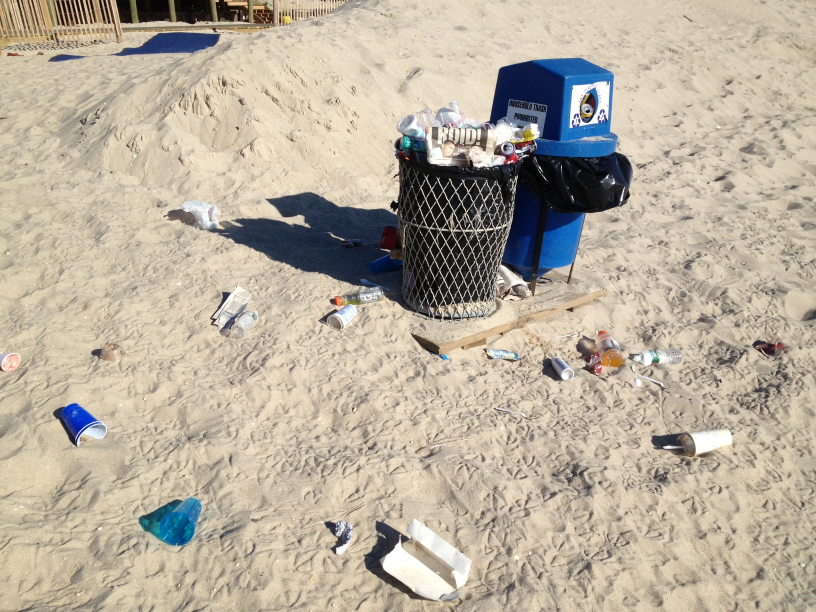
#> input picture images/beach_trash_3.jpg, 1632 x 1224 px (shown at 1/2 size)
$ python cv-blur-canny.py   (Python 2 division)   (older library calls are emulated)
#> lines starting #> are read from the running program, lines starting #| are printed output that depends on the picture; after the words box and inside, x2 and y2 are one past the last pixel; in counts of white or black regions, pixels touching at a corner belong together
#> further down, im is the input picture: shape (1224, 1632, 3); mean B, G, R 158, 174.5, 184.8
### pyimagesearch/imutils.py
# Import the necessary packages
import numpy as np
import cv2

# [23 lines left out: functions translate, rotate, not called in this run]

def resize(image, width = None, height = None, inter = cv2.INTER_AREA):
	# initialize the dimensions of the image to be resized and
	# grab the image size
#> called with height = 400, inter = 3
	dim = None
	(h, w) = image.shape[:2]
#> h = 1224; w = 1632

	# if both the width and height are None, then return the
	# original image
	if width is None and height is None:
		return image

	# check to see if the width is None
	if width is None:
		# calculate the ratio of the height and construct the
		# dimensions
		r = height / float(h)
#> r = 0.327
		dim = (int(w * r), height)
#> dim = (533, 400)

	# otherwise, the height is None
	else:
		# calculate the ratio of the width and construct the
		# dimensions
		r = width / float(w)
		dim = (width, int(h * r))

	# resize the image
	resized = cv2.resize(image, dim, interpolation = inter)
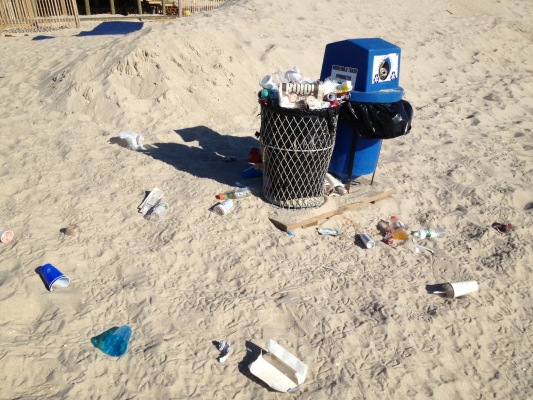
#> resized: shape (400, 533, 3); mean B, G, R 158, 174.5, 184.8

	# return the resized image
	return resized

### cv-blur-canny.py
from pyimagesearch.transform import four_point_transform
from matplotlib import pyplot as plt
import numpy as np
import cv2
from pyimagesearch import imutils

# [16 lines of commented-out code are left out]
im = cv2.imread('images/beach_trash_3.jpg')
# [12 lines of commented-out code are left out]

im = imutils.resize(im, height = 400)

imgray = cv2.cvtColor(im,cv2.COLOR_BGR2GRAY)
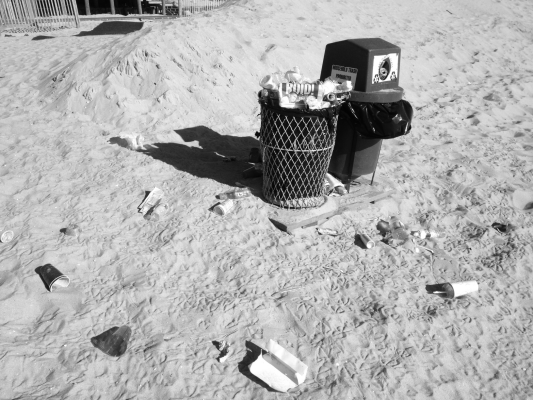
#> imgray: shape (400, 533); min 3, max 255, mean 175.7

# Contour detection
#ret,thresh = cv2.threshold(imgray,127,255,0)

#imgray = cv2.GaussianBlur(imgray, (5, 5), 200)
imgray = cv2.medianBlur(imgray, 11)
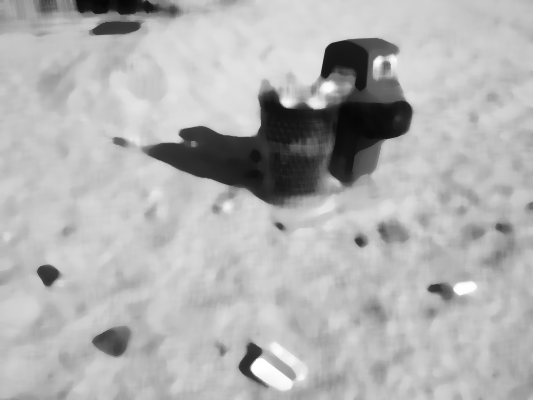
#> imgray: shape (400, 533); min 6, max 255, mean 177.8

cv2.imshow('Blurred', imgray)

'''
hist,bins = np.histogram(imgray.flatten(),256,[0,256])
plt_one = plt.figure(1)
cdf = hist.cumsum()
cdf_normalized = cdf * hist.max()/ cdf.max()

cdf_m = np.ma.masked_equal(cdf,0)
cdf_m = (cdf_m - cdf_m.min())*255/(cdf_m.max()-cdf_m.min())
cdf = np.ma.filled(cdf_m,0).astype('uint8')
imgray = cdf[imgray]

cv2.imshow('Histogram Normalization', imgray)
'''
'''
imgray = cv2.adaptiveThreshold(imgray,255,cv2.ADAPTIVE_THRESH_GAUSSIAN_C,\
            cv2.THRESH_BINARY,11,2)
'''

thresh = imgray

#imgray = cv2.medianBlur(imgray,5)
#imgray = cv2.Canny(imgray,10,500)
thresh = cv2.Canny(imgray,75,200)
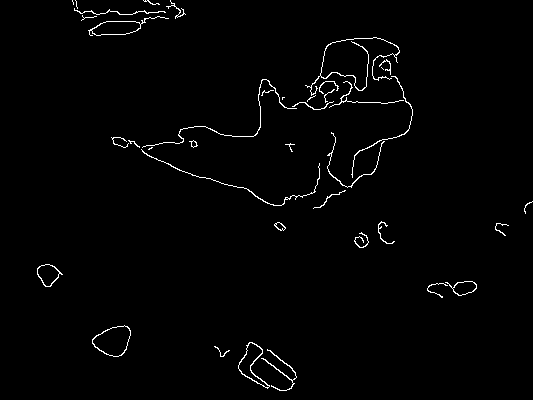
#> thresh: shape (400, 533); 1.4% white in thin lines or dots
#thresh = imgray
cv2.imshow('Canny', thresh)

'''
### Adding our circle code ###

cimg = cv2.cvtColor(thresh, cv2.COLOR_GRAY2BGR)

circles = cv2.HoughCircles(thresh, cv2.cv.CV_HOUGH_GRADIENT, 1.2, 100)

#circles = np.uint16(np.around(circles))
if circles is not None:
    for i in circles[0,:]:
        # draw the outer circle
        cv2.circle(cimg,(i[0],i[1]),i[2],(0,255,0),2)
        # draw the center of the circle
        cv2.circle(cimg,(i[0],i[1]),2,(0,0,255),3)

    cv2.imshow('detected circles',cimg)
else:
    print 'No circles detected'
##############################
'''


contours, hierarchy = cv2.findContours(thresh.copy(),cv2.RETR_TREE,cv2.CHAIN_APPROX_SIMPLE)
#> contours = 49 contours, 28 with area under 20; largest, box (x1, y1, x2, y2) and area: (92, 325, 131, 357) 816, (92, 325, 131, 357) 787, (88, 16, 169, 36) 542, (238, 342, 270, 389) 531, (91, 21, 141, 36) 524

#cnts = sorted(contours, key = cv2.contourArea, reverse = True)[:10]
cnts = sorted(contours, key = cv2.contourArea, reverse = True)
#> cnts has the same summary as contours

test = im.copy()
cv2.drawContours(test, cnts, -1,(0,255,0),2)
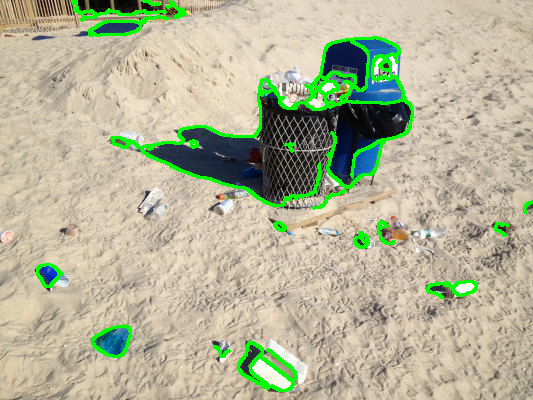
#> test: shape (400, 533, 3); 4.45% of pixels changed, all inside (x1, y1, x2, y2) = (36, 0, 533, 392)
cv2.imshow('All contours', test)

print '---------------------------------------------'
#####  Code to show each contour #####
main = np.array([[]])
for c in cnts:
    epsilon = 0.02*cv2.arcLength(c,True)
    approx = cv2.approxPolyDP(c,epsilon,True)

    test = im.copy()
    cv2.drawContours(test, [approx], -1,(0,255,0),2)
    #print 'Contours: ', contours
    if len(approx) == 4:
        print 'Found rectangle'
        print 'Approx.shape: ', approx.shape
        print 'Test.shape: ', test.shape

        # frame_f = frame_f[y: y+h, x: x+w]
        frame_f = test[approx[0,0,1]:approx[2,0,1], approx[0,0,0]:approx[2,0,0]]

        print 'frame_f.shape: ', frame_f.shape
        main = np.append(main, approx[None,:][None,:])
        print 'main: ', main


    # Uncomment in order to show all rectangles in image
    #cv2.imshow('Show Ya', test)


    #print 'Approx: ', approx.shape
    #cv2.imshow('Show Ya', frame_f)
    cv2.waitKey()
#> this loop made 49 passes
#> (epsilon, approx) on passes 44, 46: (0.113, [[176, 16], [177, 15], [178, 16], [177, 17]]), (0.113, [[381, 67], [383, 69]])
#> (epsilon, main) on pass 41: (0.113, [274, 224, 275, 223, 276, 224, 275, 225])
#| Found rectangle
#| Approx.shape:  (4, 1, 2)
#| Test.shape:  (400, 533, 3)
#| frame_f.shape:  (0, 2, 3)
#| main:  [274. 224. 275. 223. 276. 224. 275. 225.]
#| Found rectangle
#| Approx.shape:  (4, 1, 2)
#| Test.shape:  (400, 533, 3)
#| frame_f.shape:  (0, 2, 3)
#| main:  [274. 224. 275. 223. 276. 224. 275. 225. 176.  16. 177.  15. 178.  16.
#> (further printed lines are left out)
print '---------------------------------------------'
cv2.drawContours(im, cnts, -1,(0,255,0),2)
print main.shape
#| (16,)
print main
#| [274. 224. 275. 223. 276. 224. 275. 225. 176.  16. 177.  15. 178.  16.
#|  177.  17.]
cv2.imshow('contour-test', im)
cv2.waitKey()
########################################


'''
########## Actual scan.py code ###########

for c in cnts:
    epsilon = 0.02*cv2.arcLength(c,True)
    approx = cv2.approxPolyDP(c,epsilon,True)

    if len(approx) == 4:
        rectCnt = approx
        print rectCnt
        break
#cv2.drawContours(im, contours, -1,(0,255,0),2)
cv2.drawContours(im, [rectCnt], -1,(0,255,0),2)

cv2.imshow('contour-test', im)
cv2.waitKey()
##########################################
'''


'''
############## Adding Warp Transform code ###################

# apply the four point transform to obtain a top-down
# view of the original image
warped = four_point_transform(im, cnt.reshape(4, 2) * ratio)

# convert the warped image to grayscale, then threshold it
# to give it that 'black and white' paper effect
warped = cv2.cvtColor(warped, cv2.COLOR_BGR2GRAY)
warped = threshold_adaptive(warped, 250, offset = 10)
warped = warped.astype("uint8") * 255

cv2.imshow('Warped', im)
cv2.waitKey()
#############################################################
'''
